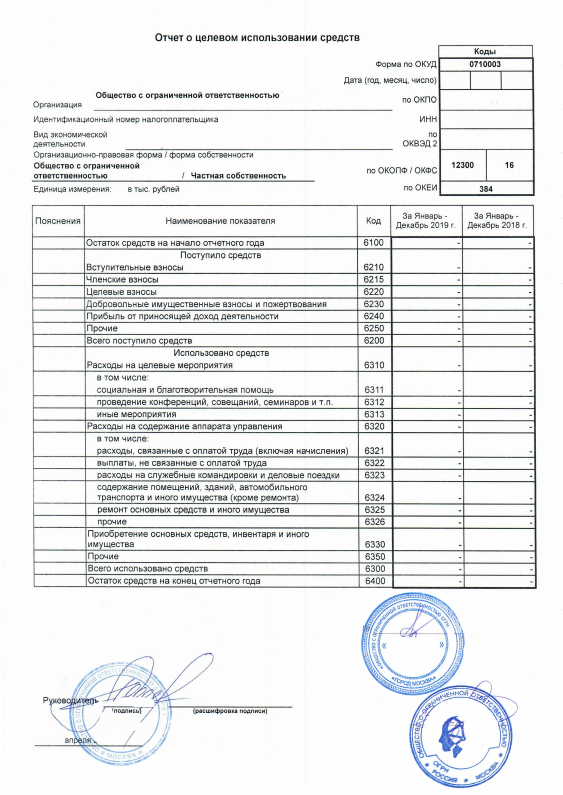
#> input picture tmp/dataset_train/011_0e.png, 1688 x 2385 px (shown at 1/3 size)
$ python -i ocr.py   (imports and definitions only)
#> lines starting #> are read from the running program, lines starting #| are printed output that depends on the picture; after the words box and inside, x2 and y2 are one past the last pixel; in counts of white or black regions, pixels touching at a corner belong together
#> in extract_doc_features, img is the input picture: shape (2385, 1688, 3); mean B, G, R 237.1, 236.3, 235
from PIL import Image
import pytesseract
import cv2
import os
import numpy as np
import sys
import json

# Возвращаемый словарь
result_dict = {
    # количество красных участков (штампы, печати и т.д.) на скане
    'red_areas_count': int,
    # количество синих областей (подписи, печати, штампы) на скане
    'blue_areas_count': int,
    # текст главного заголовка страницы или ""
    'text_main_title': str,
    # текстовый блок параграфа страницы, только первые 10 слов, или ""
    'text_block': str,
    # уникальное количество ячеек (сумма количеств ячеек одной или более таблиц)
    'table_cells_count': int,
}

# [3 lines not run here, left out]


# [7 lines left out: function resize_image, not called in this run]


def isolate_lines(src, structuring_element, kernel):
    # Ф-я изолирования линий таблицы
    cv2.erode(src, structuring_element, src, (-1, -1))
    cv2.dilate(src, structuring_element, src, (-1, -1))
    # Дополнительно удлиняем линии
    cv2.dilate(src, kernel, src, (-1, -1))


# [41 lines left out: function search_hsv_range, not called in this run]


def calc_red_areas_count(image: Image, isCalc=0):
    # количество красных участков (штампы, печати и т.д.) на скане
#> called with isCalc = 0
    object_count = 0
    img_copy = image.copy()
    # преобразуем в hsv
    hsv_image = cv2.cvtColor(image, cv2.COLOR_BGR2HSV)
#> hsv_image: shape (2385, 1688, 3); mean H, S, V 30.9, 6.7, 238

    # Определяем границы поиска по цвету
    red_low = np.array([160, 90, 90])
    red_high = np.array([179, 255, 255])

    # Применяем цветовую маску
    mask = cv2.inRange(hsv_image, red_low, red_high)
#> mask: shape (2385, 1688); every value is 0

    # Объединяем контуры в объекты
    kernel = cv2.getStructuringElement(cv2.MORPH_RECT, (40, 40))
    closed = cv2.morphologyEx(mask, cv2.MORPH_CLOSE, kernel)

    # Ищем контуры и складируем их в переменную contours
    contours, hierarchy = cv2.findContours(
        closed.copy(), cv2.RETR_EXTERNAL, cv2.CHAIN_APPROX_SIMPLE)
#> contours = []

    # Проходимся по контурам
    for c in contours:
        x, y, w, h = cv2.boundingRect(c)
        if w > 20 and h > 20:
            object_count += 1
            # Закрашиваем печати на копии картинки
            ex = 7  # Увеличение области
            con = np.array([[x-ex, y-ex], [x-ex, y+h+ex],
                            [x+w+ex, y+h+ex], [x+w+ex, y-ex]])
            mask = np.zeros((h + 2, w + 2), np.uint8)
            cv2.fillPoly(img_copy, pts=[con], color=(255, 255, 255))
            pass
#> this loop made 0 passes
#> after the loop, object_count = 0

    # отображаем контуры поверх изображения
    cv2.drawContours(image, contours, -1, (255, 0, 0),
                     3, cv2.LINE_AA, hierarchy, 1)

    # Накладываем текст
    cv2.putText(closed, 'red: ' + str(object_count), (100, 100),
                cv2.FONT_HERSHEY_SIMPLEX, 3, (255, 0, 0), 10)
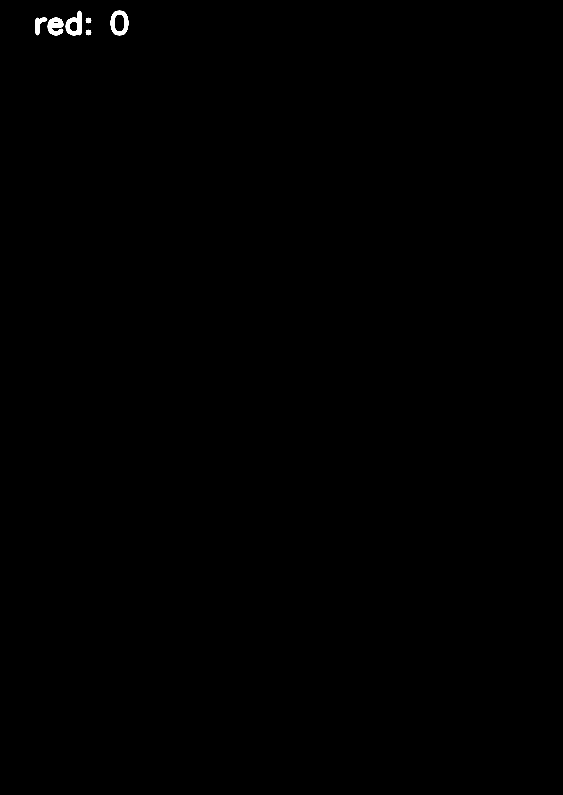
#> closed: shape (2385, 1688) (shown at 1/3 size); 0.16% white; 6 white regions, box (x1, y1, x2, y2) and area: (332, 32, 385, 106) 1894, (197, 32, 244, 106) 1755, (143, 53, 190, 106) 1600, (107, 53, 142, 106) 816, (257, 53, 274, 70) 205, (257, 89, 274, 106) 205

    # Задаем параметр resize для окна
    # cv2.namedWindow("contours", cv2.WINDOW_NORMAL)
    # cv2.namedWindow("closed", cv2.WINDOW_NORMAL)

    # Выводим итоговое изображение в окно
    # cv2.imshow('contours', resize_image(40, image))
    # cv2.imshow('closed', resize_image(40, closed))

    # Записываем количество объектов
    if(isCalc):
        result_dict['red_areas_count'] = object_count

    # cv2.waitKey()
    # cv2.destroyAllWindows()
    return img_copy


def calc_blue_areas_count(image: Image, isCalc=0):
    # количество синих областей (подписи, печати, штампы) на скане
#> called with isCalc = 0
    object_count = 0
#> object_count = 0
    img_copy = image.copy()
    # преобразуем в hsv
    hsv_image = cv2.cvtColor(image, cv2.COLOR_BGR2HSV)

    # Определяем границы поиска по цвету
    blue_low = np.array([85, 35, 140])
    blue_high = np.array([159, 255, 255])

    # Применяем цветовую маску
    mask = cv2.inRange(hsv_image, blue_low, blue_high)
#> mask: shape (2385, 1688); 1.6% white; 538 white regions (435 under 20 px), largest, box (x1, y1, x2, y2) and area: (1083, 1777, 1394, 2087) 15827, (1228, 2042, 1554, 2365) 14730, (179, 1993, 555, 2237) 6801

    # Объединяем контуры [CLOSED]
    kernel = cv2.getStructuringElement(cv2.MORPH_ELLIPSE, (15, 15))
    closed = cv2.morphologyEx(mask, cv2.MORPH_CLOSE, kernel)
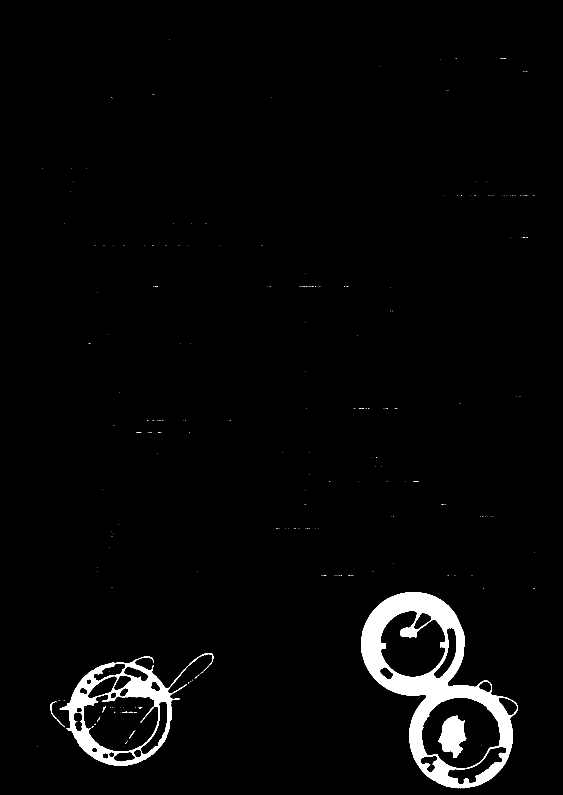
#> closed: shape (2385, 1688) (shown at 1/3 size); 2.8% white; 286 white regions (275 under 20 px), largest, box (x1, y1, x2, y2) and area: (1083, 1777, 1554, 2365) 74433, (179, 1959, 640, 2297) 29036, (1316, 2147, 1399, 2274) 6589

    # Избавляемся от шума [OPENING]
    kernel2 = np.ones((1, 1), np.uint8)
    opening = cv2.morphologyEx(mask, cv2.MORPH_OPEN, kernel2, iterations=1)
    closed = cv2.erode(opening, kernel2, iterations=1)
    closed = cv2.dilate(closed, kernel2, iterations=1)

    # Объединяем ближайшие контуры воедино
    kernel3 = cv2.getStructuringElement(cv2.MORPH_ELLIPSE, (4, 4))
#> kernel3 = [[0, 0, 1, 0], [1, 1, 1, 1], [1, 1, 1, 1], [1, 1, 1, 1]]
    closed = cv2.dilate(closed, kernel3, iterations=7)
#> closed: shape (2385, 1688); 7.2% white; 102 white regions, largest, box (x1, y1, x2, y2) and area: (1076, 1770, 1568, 2379) 141056, (144, 1952, 654, 2311) 88623, (822, 1578, 969, 1600) 2850
    closed = cv2.erode(closed, kernel3, iterations=7)
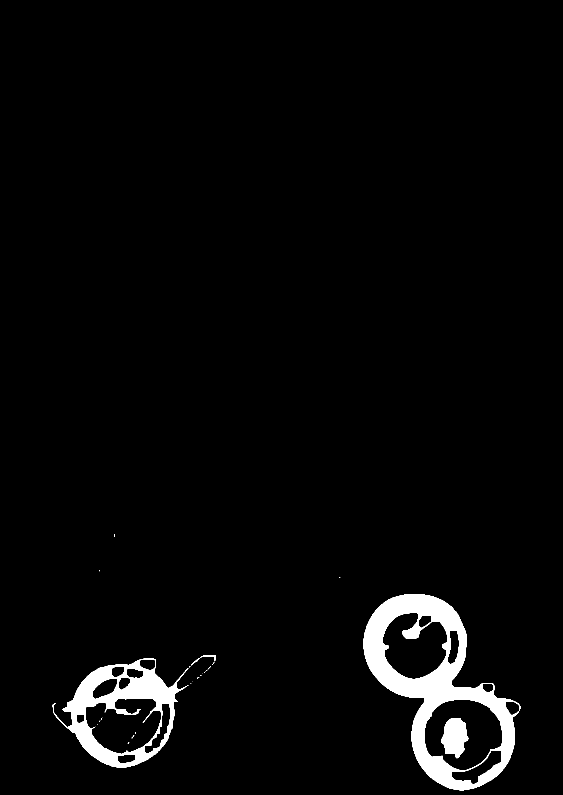
#> closed: shape (2385, 1688) (shown at 1/3 size); 3.1% white; 25 white regions (19 under 20 px)

    # Ищем контуры и складируем их в переменную contours
    contours, hierarchy = cv2.findContours(
        closed.copy(), cv2.RETR_EXTERNAL, cv2.CHAIN_APPROX_SIMPLE)
#> contours = 16 contours, 13 with area under 20; largest, box (x1, y1, x2, y2) and area: (1090, 1784, 1561, 2371) 154056, (158, 1976, 566, 2303) 78380, (574, 1966, 647, 1996) 175

    # Проходимся по контурам
    for c in contours:
        x, y, w, h = cv2.boundingRect(c)
        # Если контур больше 30 пикселей
        if w > 30 and h > 30:
            object_count += 1
            # Закрашиваем печати на копии картинки
            ex = 7  # Увеличение области
            con = np.array([[x-ex, y-ex], [x-ex, y+h+ex],
                            [x+w+ex, y+h+ex], [x+w+ex, y-ex]])
            mask = np.zeros((h + 2, w + 2), np.uint8)
            cv2.fillPoly(img_copy, pts=[con], color=(255, 255, 255))
            pass
#> this loop made 16 passes
#> (x, y, w, h, object_count, ex, con) on passes 11, 13: (158, 1976, 408, 327, 1, 7, [[151, 1969], [151, 2310], [573, 2310], [573, 1969]]), (1090, 1784, 471, 587, 2, 7, [[1083, 1777], [1083, 2378], [1568, 2378], [1568, 1777]])
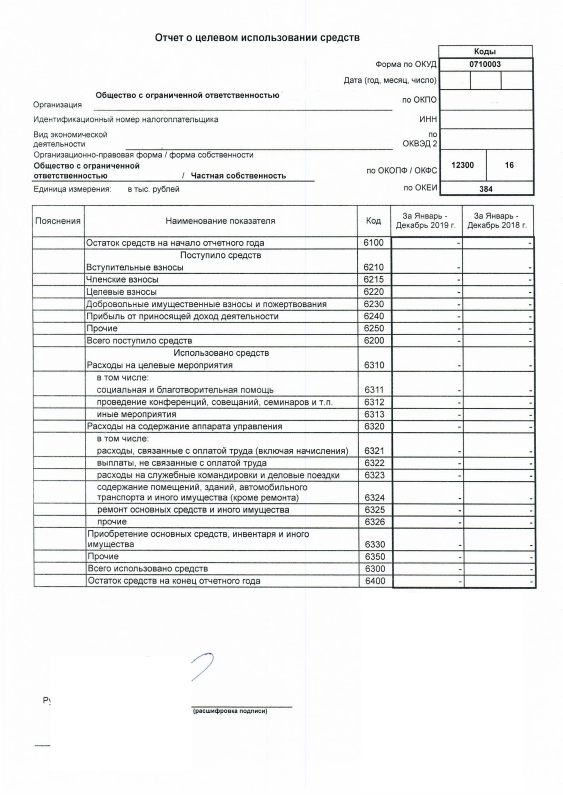
#> img_copy: shape (2385, 1688, 3) (shown at 1/3 size); mean B, G, R 238.1, 238.4, 237.6
#> after the loop, object_count = 2

    # отображаем контуры поверх изображения
    cv2.drawContours(image, contours, -1, (255, 0, 0),
                     3, cv2.LINE_AA, hierarchy, 1)

    # Накладываем текст
    cv2.putText(closed, 'blue: ' + str(object_count), (100, 100),
                cv2.FONT_HERSHEY_SIMPLEX, 3, (255, 0, 0), 10)
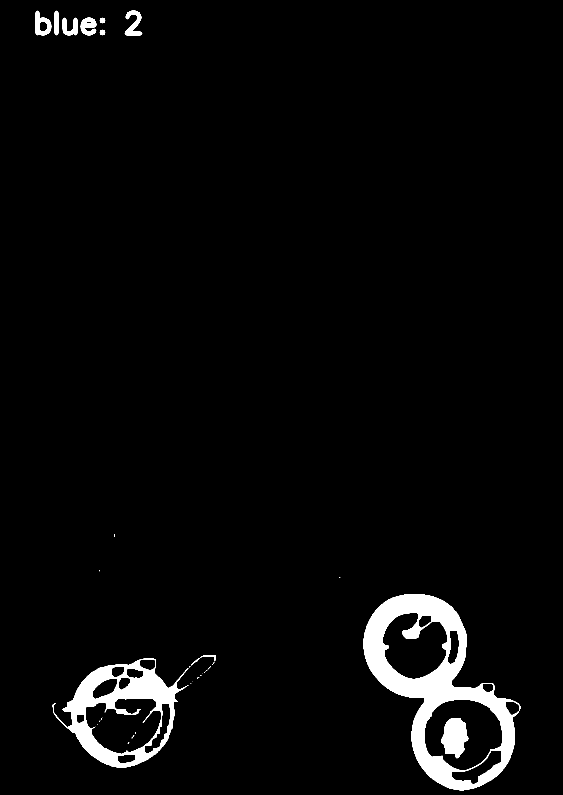
#> closed: shape (2385, 1688) (shown at 1/3 size); 3.3% white; 32 white regions (19 under 20 px), largest, box (x1, y1, x2, y2) and area: (1090, 1784, 1561, 2371) 80200, (158, 1976, 566, 2303) 39099, (1323, 2154, 1406, 2275) 6690

    # Задаем параметр resize для окна
    # cv2.namedWindow("contours", cv2.WINDOW_NORMAL)
    # cv2.namedWindow("closed", cv2.WINDOW_NORMAL)

    # Выводим итоговое изображение в окно
    # cv2.imshow('contours', resize_image(40, image))
    # cv2.imshow('closed', resize_image(40, closed))

    # Записываем количество объектов
    if isCalc:
        result_dict['blue_areas_count'] = object_count

    # cv2.waitKey()
    # cv2.destroyAllWindows()
    return img_copy


# [30 lines left out: function find_areas, not called in this run]


def get_text_main_title(image: Image, isCalc=0):
    # текст главного заголовка страницы или ""
    # https://stackoverflow.com/questions/51933300/python-opencv-remove-border-from-image/51933482
    # image = cv2.imread('tmp/dataset_train/006_0e.png')
    # Параметры картинки
#> called with isCalc = 1
    img_copy = image.copy()
    height, width, sl = image.shape
    center = width / 2

    gray = cv2.cvtColor(image, cv2.COLOR_BGR2GRAY)
    blur = cv2.GaussianBlur(gray, (3, 3), 0)
    thresh = cv2.threshold(
        blur, 0, 255, cv2.THRESH_BINARY_INV + cv2.THRESH_OTSU)[1]
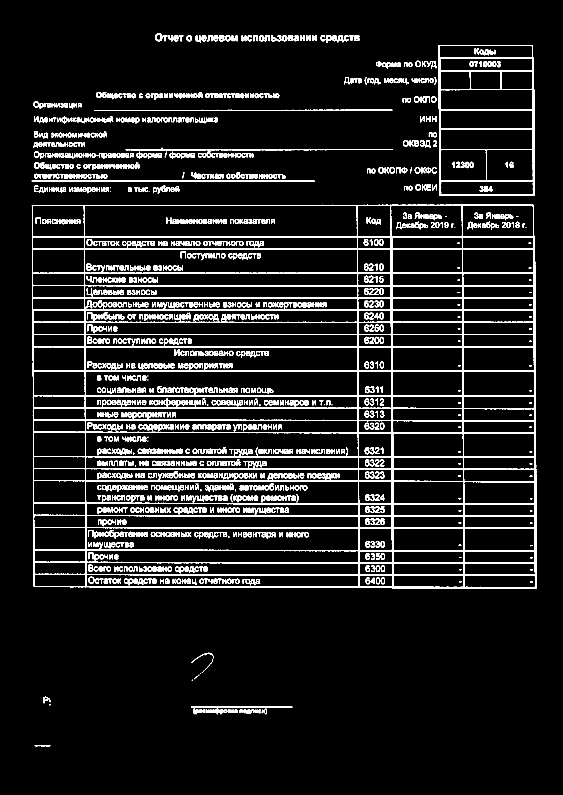
#> thresh: shape (2385, 1688) (shown at 1/3 size); 8.4% white; 1386 white regions (37 under 20 px), largest, box (x1, y1, x2, y2) and area: (95, 614, 1611, 1767) 156443, (1315, 135, 1604, 588) 14855, (95, 541, 944, 545) 2703
    # cv2.imshow('thresh', resize_image(45, thresh))
    # Убрать внешнюю рамку
    kernel = cv2.getStructuringElement(cv2.MORPH_RECT, (5, 5))
#> kernel = [[1, 1, 1, 1, 1], [1, 1, 1, 1, 1], [1, 1, 1, 1, 1], [1, 1, 1, 1, 1], [1, 1, 1, 1, 1]]
    dilate = cv2.dilate(thresh, kernel, iterations=4)
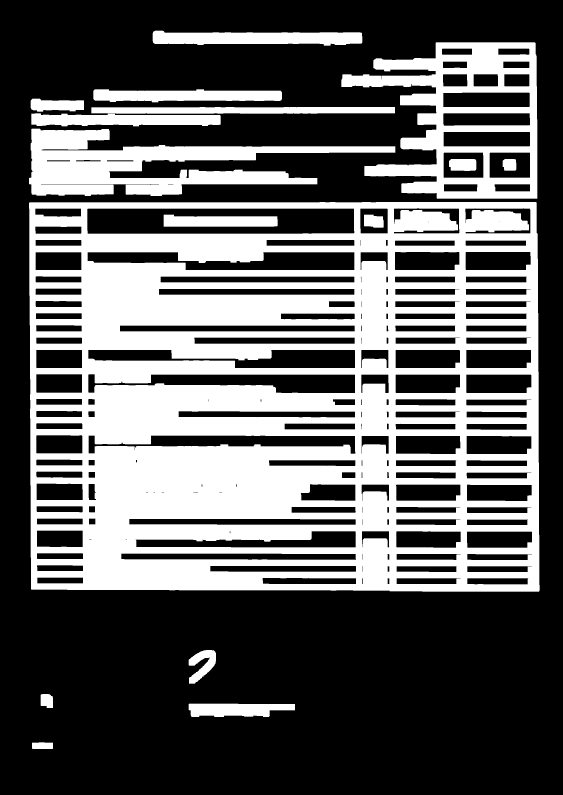
#> dilate: shape (2385, 1688) (shown at 1/3 size); 36.3% white; 16 white regions
    cnts = cv2.findContours(dilate, cv2.RETR_EXTERNAL, cv2.CHAIN_APPROX_SIMPLE)
#> cnts = 12 contours; largest, box (x1, y1, x2, y2) and area: (87, 606, 1619, 1775) 1774348, (1024, 127, 1612, 596) 176444, (87, 386, 1186, 588) 94626, (458, 92, 1087, 137) 21202, (94, 340, 662, 379) 16988
    cnts = cnts[0] if len(cnts) == 2 else cnts[1]
    calc_areas = 0
    # Определить размер области. Если есть внешний контур, то закрасить
    for c in cnts:
        calc_areas += 1
#> this loop made 12 passes
#> (the rest of the program and of its run is left out)
